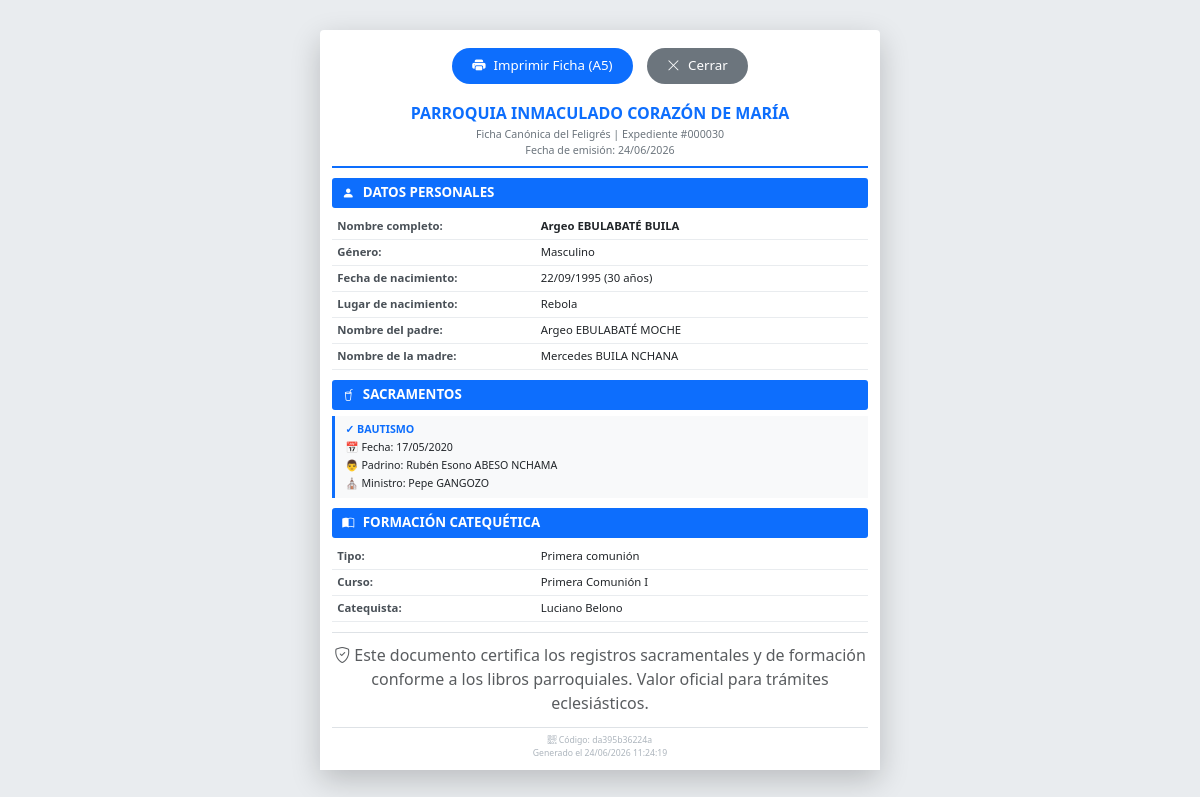
The page /report/imprimir_reporte.php?id=30 on the database its author committed.
### tables this page shows
CREATE TABLE `feligres` (
  `id_feligres` int(11) NOT NULL,
  `nombre_completo` varchar(150) NOT NULL,
  `genero` enum('Masculino','Femenino') NOT NULL,
  `nombre_padre` varchar(150) DEFAULT NULL,
  `nombre_madre` varchar(150) DEFAULT NULL,
  `fecha_nacimiento` date DEFAULT NULL,
  `lugar_nacimiento` varchar(150) DEFAULT NULL
);

CREATE TABLE `catequesis` (
  `id_catequesis` int(11) NOT NULL,
  `id_feligres` int(11) DEFAULT NULL,
  `estado` tinyint(1) NOT NULL DEFAULT 1,
  `id_curso` int(11) DEFAULT NULL,
  `id_parroquia` int(11) DEFAULT NULL,
  `id_periodo` int(11) DEFAULT NULL,
  `tipo` enum('Bautismal','Primera comunión','Confirmación','Matrimonial') NOT NULL,
  `id_pago` int(11) DEFAULT NULL,
  `monto_pago` decimal(12,2) DEFAULT 0.00
);

CREATE TABLE `curso` (
  `id_curso` int(11) NOT NULL,
  `nombre` varchar(150) DEFAULT NULL,
  `duracion` varchar(50) DEFAULT NULL,
  `id_catequista` int(11) DEFAULT NULL
);

CREATE TABLE `catequista` (
  `id_catequista` int(11) NOT NULL,
  `nombre` varchar(150) NOT NULL,
  `telefono` varchar(50) DEFAULT NULL,
  `especialidad` varchar(100) DEFAULT NULL
);

### report/imprimir_reporte.php (the view, shortened to what this page needs)
<?php
$id = $_GET['id'];
$db = (new Database())->getConnection();
$stmt = $db->prepare("SELECT * FROM feligres WHERE id_feligres = ?");
$stmt->execute([$id]);
$feligres = $stmt->fetch(PDO::FETCH_ASSOC);
$stmt = $db->prepare("
    SELECT 'BAUTISMO' AS sacramento, fecha, padrino, madrina,
           (SELECT nombre_completo FROM ministros WHERE id_ministro = b.id_ministro) AS ministro
    FROM bautismo b WHERE id_feligres = ?
    UNION ALL
    SELECT 'COMUNIÓN', fecha, NULL, NULL,
           (SELECT nombre_completo FROM ministros WHERE id_ministro = c.id_ministro)
    FROM comunion c WHERE id_feligres = ?
    UNION ALL
    SELECT 'CONFIRMACIÓN', fecha, NULL, NULL,
           (SELECT nombre_completo FROM ministros WHERE id_ministro = cf.id_ministro)
    FROM confirmacion cf WHERE id_feligres = ?
");
$stmt->execute([$id, $id, $id]);
$sacramentos = $stmt->fetchAll(PDO::FETCH_ASSOC);
usort($sacramentos, function($a, $b) {
    return strtotime($a['fecha']) - strtotime($b['fecha']);
});
$stmt = $db->prepare("
    SELECT
        c.tipo,
        cu.nombre AS curso_nombre,
        cat.nombre AS catequista_nombre
    FROM catequesis c
    LEFT JOIN curso cu ON c.id_curso = cu.id_curso
    LEFT JOIN catequista cat ON cu.id_catequista = cat.id_catequista
    WHERE c.id_feligres = ? AND c.estado = 1
    ORDER BY c.id_catequesis DESC
    LIMIT 1
");
$stmt->execute([$id]);
$catequesis = $stmt->fetch(PDO::FETCH_ASSOC);
$edad = '';
if ($feligres['fecha_nacimiento']) {
    $fecha_nac = new DateTime($feligres['fecha_nacimiento']);
    $hoy = new DateTime();
    $edad = $hoy->diff($fecha_nac)->y;
}
?>
<!DOCTYPE html>
<html lang="es">
<head>
    <link href="https://cdn.jsdelivr.net/npm/bootstrap@5.3.2/dist/css/bootstrap.min.css" rel="stylesheet">
    <link rel="stylesheet" href="https://cdn.jsdelivr.net/npm/bootstrap-icons@1.11.3/font/bootstrap-icons.min.css">
</head>
<body>
<div class="ficha-container">
    <div class="no-print text-center pt-2">
        <button onclick="window.print();" class="btn-print">
            <i class="bi bi-printer-fill"></i> Imprimir Ficha (A5)
        </button>
        <button onclick="window.close();" class="btn-print" style="background: #6c757d; margin-left: 10px;">
            <i class="bi bi-x-lg"></i> Cerrar
        </button>
    </div>
    <div class="card-ficha">
        <div class="header-ficha">
            <h3>PARROQUIA INMACULADO CORAZÓN DE MARÍA</h3>
            <p>Ficha Canónica del Feligrés | Expediente #<?php echo str_pad($feligres['id_feligres'], 6, '0', STR_PAD_LEFT); ?></p>
            <p class="mb-0">Fecha de emisión: <?php echo date('d/m/Y'); ?></p>
        </div>
        <div class="section-title">
            <i class="bi bi-person-fill"></i> DATOS PERSONALES
        </div>
        <table class="info-table">
            <tr>
                <td>Nombre completo:</td>
                <td><strong><?php echo htmlspecialchars($feligres['nombre_completo']); ?></strong></td>
            </tr>
            <tr>
                <td>Género:</td>
                <td><?php echo htmlspecialchars($feligres['genero']); ?></td>
            </tr>
            <tr>
                <td>Fecha de nacimiento:</td>
                <td><?php echo $feligres['fecha_nacimiento'] ? date('d/m/Y', strtotime($feligres['fecha_nacimiento'])) : '---'; ?>
                <?php if ($edad): ?> (<?php echo $edad; ?> años)<?php endif; ?></td>
            </tr>
            <tr>
                <td>Lugar de nacimiento:</td>
                <td><?php echo htmlspecialchars($feligres['lugar_nacimiento'] ?? '---'); ?></td>
            </tr>
            <tr>
                <td>Nombre del padre:</td>
                <td><?php echo htmlspecialchars($feligres['nombre_padre'] ?? '---'); ?></td>
            </tr>
            <tr>
                <td>Nombre de la madre:</td>
                <td><?php echo htmlspecialchars($feligres['nombre_madre'] ?? '---'); ?></td>
            </tr>
        </table>
        <div class="section-title">
            <i class="bi bi-cup-straw"></i> SACRAMENTOS
        </div>
        <?php if (empty($sacramentos)): ?>
            <div class="text-center text-muted small py-1">--- Sin sacramentos registrados ---</div>
        <?php else: ?>
            <?php foreach ($sacramentos as $s): ?>
                <div class="sacramento-item">
                    <div class="sacramento-titulo">
                        ✓ <?php echo htmlspecialchars($s['sacramento']); ?>
                    </div>
                    <div>📅 Fecha: <?php echo $s['fecha'] ? date('d/m/Y', strtotime($s['fecha'])) : 'Pendiente'; ?></div>
                    <?php if (!empty($s['padrino'])): ?>
                        <div>👨 Padrino: <?php echo htmlspecialchars($s['padrino']); ?></div>
                    <?php endif; ?>
                    <?php if (!empty($s['ministro'])): ?>
                        <div>⛪ Ministro: <?php echo htmlspecialchars($s['ministro']); ?></div>
                    <?php endif; ?>
                </div>
            <?php endforeach; ?>
        <?php endif; ?>
        <div class="section-title">
            <i class="bi bi-book-half"></i> FORMACIÓN CATEQUÉTICA
        </div>
        <?php if (!$catequesis): ?>
            <div class="text-center text-muted small py-1">--- Sin formación registrada ---</div>
        <?php else: ?>
            <table class="info-table">
                <tr>
                    <td>Tipo:</td>
                    <td><?php echo htmlspecialchars($catequesis['tipo'] ?? '---'); ?></td>
                </tr>
                <tr>
                    <td>Curso:</td>
                    <td><?php echo htmlspecialchars($catequesis['curso_nombre'] ?? '---'); ?></td>
                </tr>
                <tr>
                    <td>Catequista:</td>
                    <td><?php echo htmlspecialchars($catequesis['catequista_nombre'] ?? '---'); ?></td>
                </tr>
            </table>
        <?php endif; ?>
        <div class="divider"></div>
        <div class="small-text text-center text-muted">
            <i class="bi bi-shield-check"></i> Este documento certifica los registros sacramentales y de formación<br>
            conforme a los libros parroquiales. Valor oficial para trámites eclesiásticos.
        </div>
        <div class="footer-ficha">
            <i class="bi bi-qr-code"></i> Código: <?php echo substr(md5($feligres['id_feligres'] . date('Ymd')), 0, 12); ?>
            <br>
            Generado el <?php echo date('d/m/Y H:i:s'); ?>
        </div>
    </div>
</div>
</body>
</html>

### report/imprimir_reporte.php (style rules this page uses)
body { background: #e9ecef; display: flex; justify-content: center; align-items: center; min-height: 100vh; padding: 20px; font-family: 'Segoe UI', Tahoma, Geneva, Verdana, sans-serif; }
.ficha-container { max-width: 148mm; width: 100%; margin: 0 auto; background: white; box-shadow: 0 10px 30px rgba(0,0,0,0.2); border-radius: 4px; }
.card-ficha { background: white; padding: 10px 12px; }
.header-ficha { text-align: center; border-bottom: 2px solid #0d6efd; padding-bottom: 8px; margin-bottom: 10px; }
.header-ficha h3 { font-size: 12pt; margin-bottom: 3px; font-weight: bold; color: #0d6efd; }
.header-ficha p { font-size: 8pt; margin: 0; color: #6c757d; }
.section-title { font-size: 10pt; font-weight: bold; background: #0d6efd; color: white; padding: 5px 10px; margin: 10px 0 6px 0; border-radius: 3px; }
.section-title i { margin-right: 5px; font-size: 9pt; }
.info-table { width: 100%; margin-bottom: 5px; }
.info-table td { padding: 4px 5px; border-bottom: 1px solid #e9ecef; vertical-align: top; font-size: 8.5pt; }
.info-table td:first-child { font-weight: 600; width: 38%; color: #495057; }
.info-table td:last-child { color: #212529; }
.sacramento-item { background: #f8f9fa; border-left: 3px solid #0d6efd; padding: 5px 10px; margin-bottom: 6px; font-size: 8pt; }
.sacramento-titulo { font-weight: bold; color: #0d6efd; font-size: 9pt; margin-bottom: 3px; }
.sacramento-item div { font-size: 8pt; margin-bottom: 2px; }
.divider { height: 1px; background: #dee2e6; margin: 10px 0; }
.footer-ficha { margin-top: 12px; padding-top: 6px; text-align: center; font-size: 6.5pt; color: #adb5bd; border-top: 1px solid #dee2e6; }
.btn-print { background: #0d6efd; color: white; border: none; padding: 8px 20px; border-radius: 30px; font-weight: 500; margin: 10px auto; cursor: pointer; display: inline-flex; align-items: center; gap: 8px; font-size: 10pt; }
.text-center { text-align: center; }
.text-muted { color: #6c757d; }
@media screen { .ficha-container { box-shadow: 0 10px 30px rgba(0,0,0,0.2); } }

### rows shown on the page
feligres: id_feligres "000030", nombre_completo "Argeo EBULABATÉ BUILA", genero "Masculino", fecha_nacimiento "22/09/1995", fecha_nacimiento "30", lugar_nacimiento "Rebola", nombre_padre "Argeo EBULABATÉ MOCHE", nombre_madre "Mercedes BUILA NCHANA"
catequesis: tipo "Primera comunión", id_curso.nombre "Primera Comunión I", catequista.nombre "Luciano Belono"

### other values the page prints
$s['sacramento'] "BAUTISMO"
date('d/m/Y', strtotime($s['fecha'])) "17/05/2020"
$s['padrino'] "Rubén Esono ABESO NCHAMA"
$s['ministro'] "Pepe GANGOZO"
